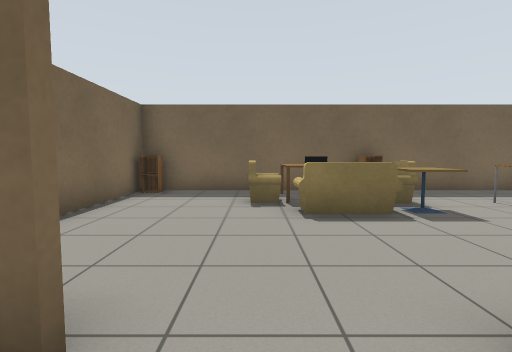
[1] (above)

15 first-person views from a walk through a robot-simulator world made for Gazebo. The camera is 1 m above the floor, tilts 4° down and sees 85° across. The floor is counted in squares, 1 m on a side. Each view is taken from the middle of a square. On the plan, view 1 faces up. The plan holds only what a view shows up to about 12 squares ahead; the rest is blank. Simple patterns stand in for the simulator's built-in surfaces. Some stock models are drawn as simple stand-ins. Some surface patterns are stand-ins.

[2]
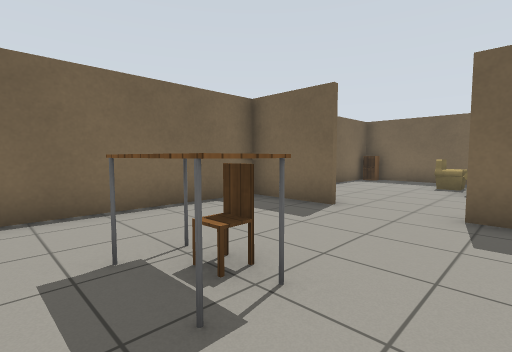

[3]
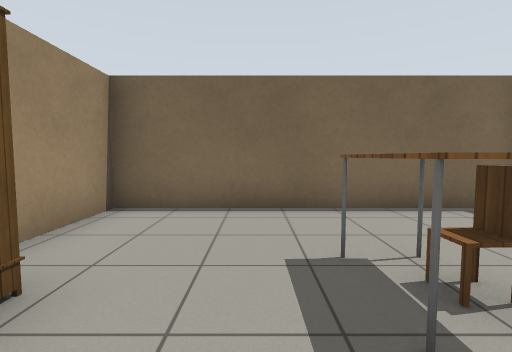

[4]
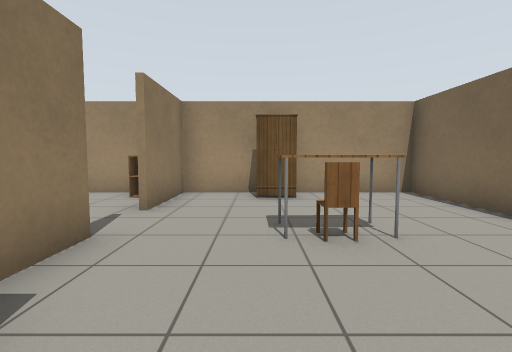

[5]
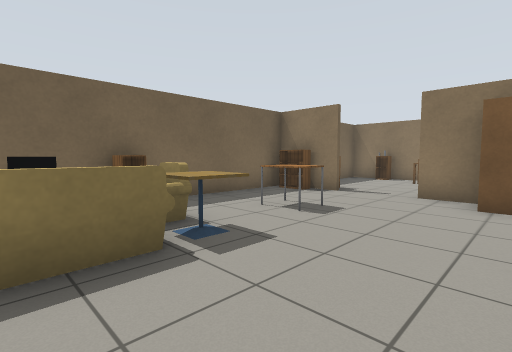

[6]
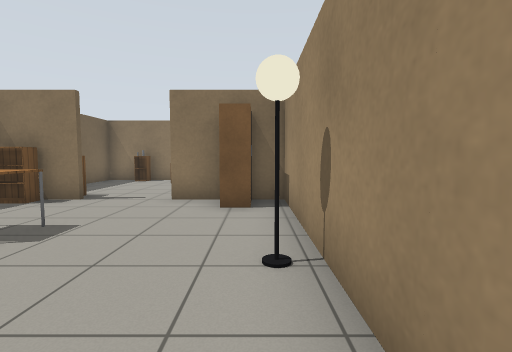

[7]
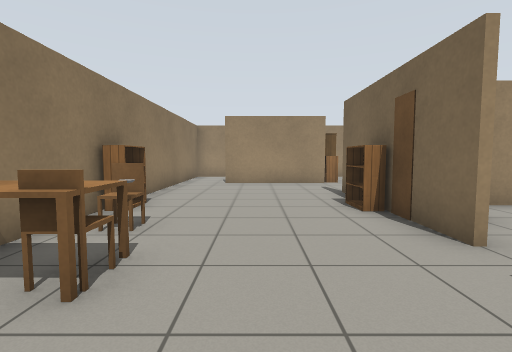

[8]
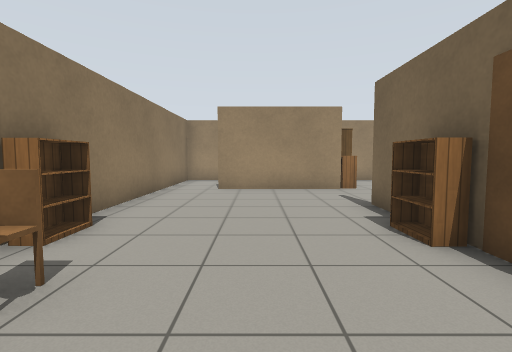

[9]
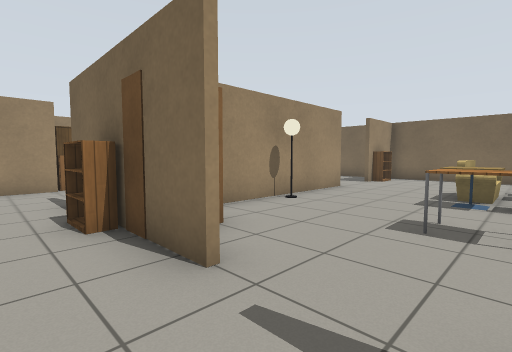

[10]
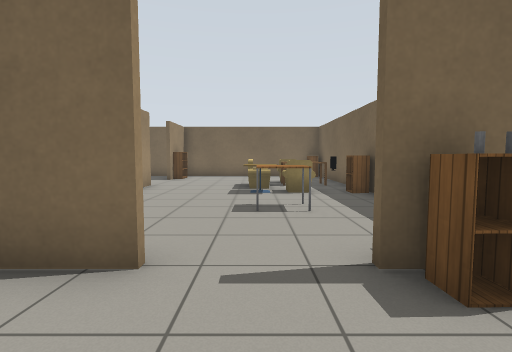

[11]
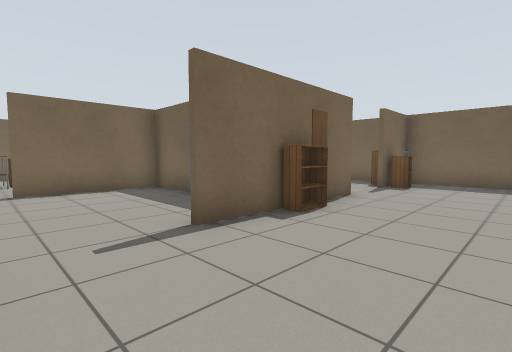

[12]
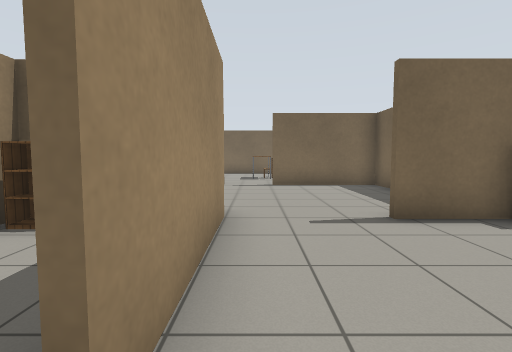

[13]
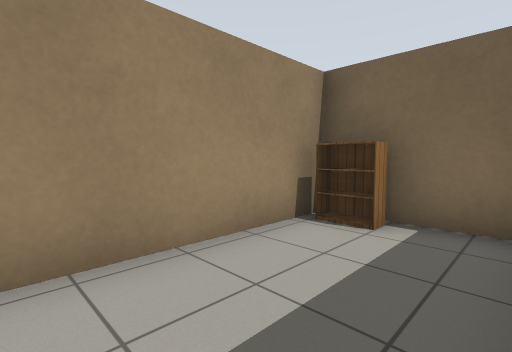

[14]
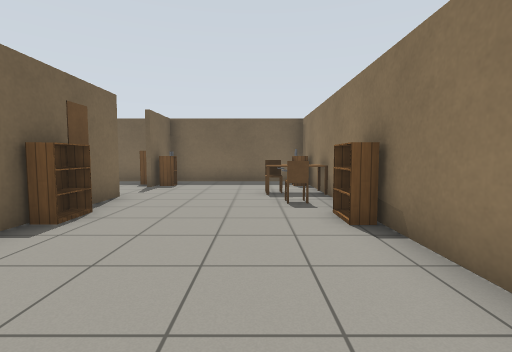

[15]
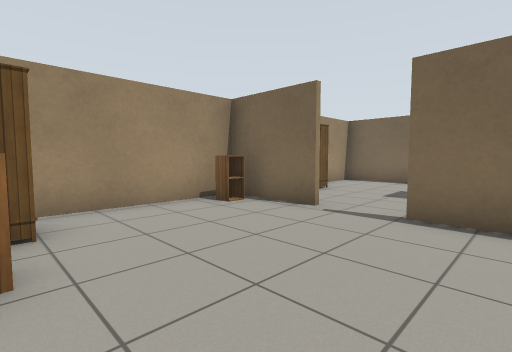

### Floor plan
Points are (right, up) in squares from view 1. A wall is a line through its corners. A room is listed if a view was taken in it or the views show most of it. See-through windows are left out.
Room 1 (views 1, 2, 3)
walls: (3.1, -2.5) (3.1, -1.1); (-0.9, 1.2) (-3.3, 1.2) (-3.3, -6.7) (2.9, -6.7); (1.9, 1.2) (1.3, 1.2); (3.1, -6.8) (3.1, -4.1)
ways out: opening at (0.5, 1) to room 2; opening at (3, -3.5) to room 2
objects: table (-1, -3) to (0, -3); wardrobe (0, -6) to (1, -6); chair (0, -2)
Room 2 (views 4, 5, 6, 7, 8, 9, 10, 11, 12, 14, 15)
walls: (5.4, 1.2) (3.2, 1.2) (3.2, -2.5); (8.4, 2.8) (8.4, 4); (8.6, 4) (8.6, 2.6); (1.3, 1.3) (8.6, 1.3) (8.6, -0.9); (8.5, -3.5) (12.3, -3.5); (3.2, -4.1) (3.2, -6.8); (1.6, 8.2) (-2.5, 8.2); (-2.5, 1.3) (-0.9, 1.3); (2.9, -6.7) (7.4, -6.7); (13.9, -3.5) (13.9, 8.2) (3.4, 8.2); (-3.3, 7.2) (-3.3, 2.2)
ways out: opening at (0.5, 1) to room 1; opening at (3, -3.5) to room 1; opening at (13, -4) to room 3
objects: cabinet (-3, 8); bookshelf (-2, 2); armchair (0, 6); sofa (1, 5) to (2, 5); table (1, 6) to (1, 7); other object (2, 8); cafe table (3, 5); armchair (3, 6); cabinet (3, 8); cabinet (4, -6); lamp (5, 2); table (5, 5) to (6, 6); cabinet (8, -4); wardrobe (8, 2); bookshelf (8, 7); bookshelf (9, 1) to (9, 2); cabinet (9, 6); other object (9, 7); chair (13, 3); kitchen table (13, 4); chair (13, 5); bookshelf (14, 2); cabinet (14, 7)
Room 3 (view 13)
walls: (8.6, -4.4) (8.6, -6.7) (13.9, -6.7) (13.9, -3.5)
ways out: opening at (13, -4) to room 2
objects: wardrobe (8, -6); bookshelf (9, -6)

Positions as (right, up) in squares from view 1, and headings:
1: (0, 0), facing up
2: (2, -4), facing up-left
3: (2, -4), facing left
4: (1, 1), facing down
5: (1, 2), facing up-right
6: (2, 2), facing right
7: (11, 7), facing down
8: (11, 5), facing down
9: (10, 6), facing down-left
10: (11, 5), facing left
11: (12, -3), facing up-left
12: (13, -3), facing left
13: (13, -4), facing down-left
14: (12, -3), facing up
15: (8, -1), facing down-left
